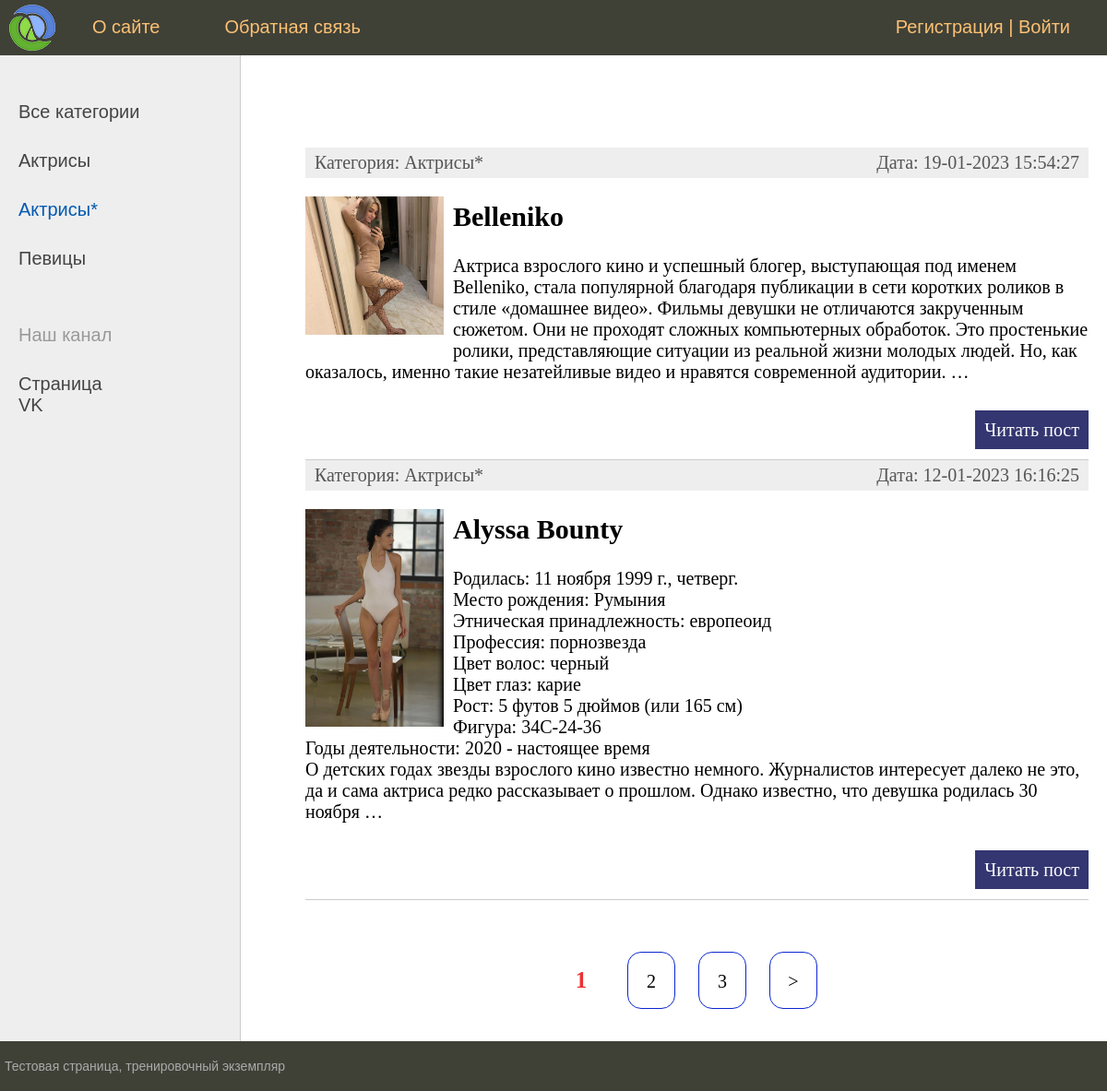
The app's page /category/aktrisy-2/, older data.
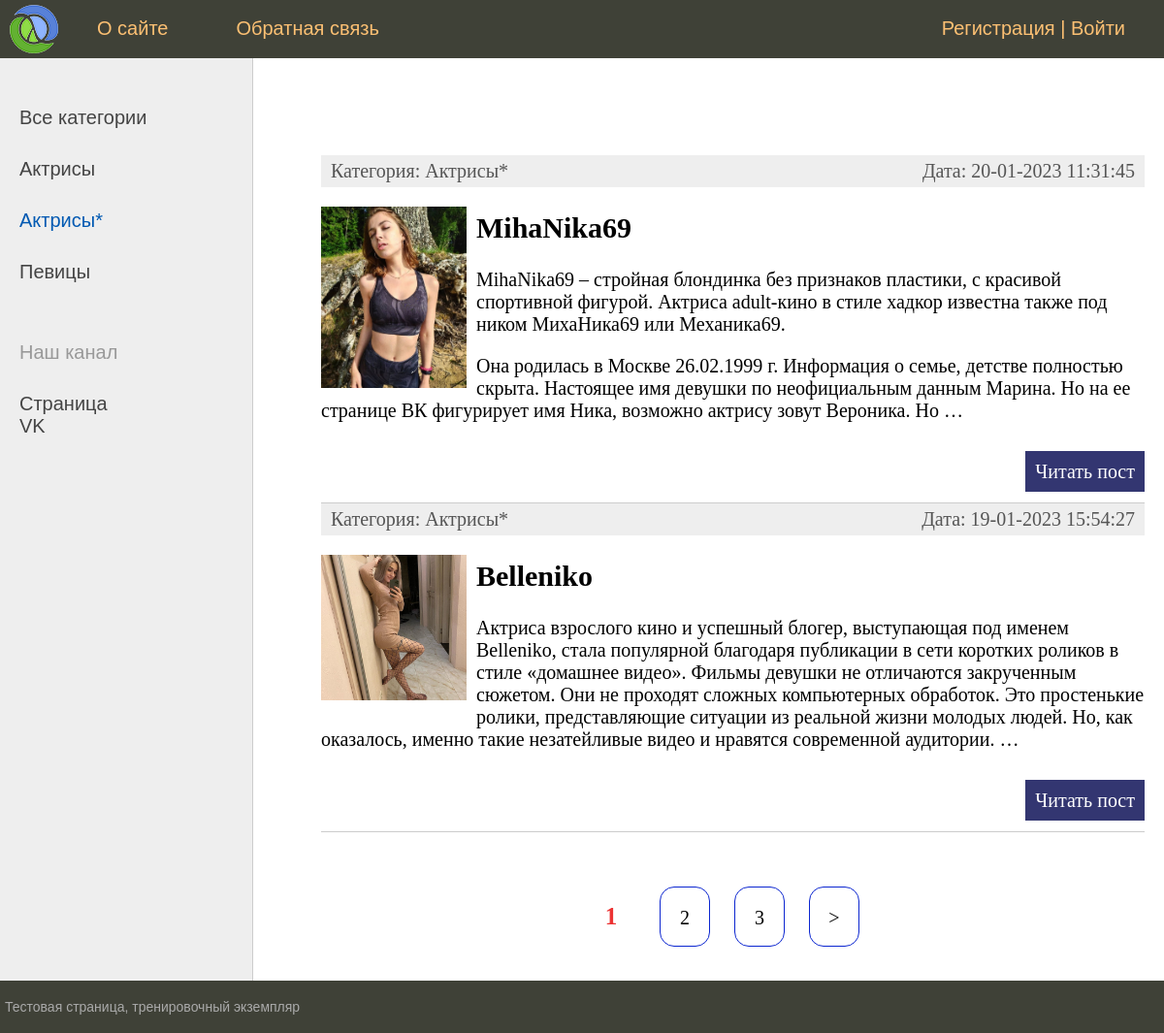
The same page, newer data.
### women/models.py (models this page shows, shortened)
class Category(models.Model):
    name = models.CharField(max_length=100, db_index=True, verbose_name='Категория')
    slug = models.CharField(max_length=255, null=True, db_index=True, verbose_name='URL')
    def __str__(self):
        return self.name
    def get_absolute_url(self):
        return reverse('category', kwargs={'cat_slug': self.slug})
    class Meta:
        verbose_name = 'Категории'
        verbose_name_plural = 'Категории'
        ordering = ['id', 'name']

class Women(models.Model):
    title = models.CharField(max_length=255, verbose_name='Заголовок')
    slug = models.SlugField(max_length=255, unique=True, null=True, db_index=True, verbose_name='URL')
    text = models.TextField(blank=True, verbose_name='Описание')
    photo = models.ImageField(upload_to="photos/%Y/%m/%d", verbose_name='Фото')
    time_create = models.DateTimeField(auto_now_add=True, verbose_name='Время создания')
    time_update = models.DateTimeField(auto_now=True, verbose_name='Время обновления')
    is_published = models.BooleanField(default=True, verbose_name='Опубликованность')
    cat = models.ForeignKey('Category', on_delete=models.PROTECT, null=True, verbose_name='Категория')
    def get_absolute_url(self):
        return reverse('post', kwargs={'post_slug': self.slug})
    class Meta:
        verbose_name = 'Известные женщины'
        verbose_name_plural = 'Известные женщины'
        ordering = ['time_create', 'title']

### women/views.py (the view)
# urls.py: path('category/<slug:cat_slug>/', WomenCategory.as_view(), name='category'),  # http://127.0.0.1:8000/about/
class WomenCategory(DataMixin, ListView):
    model = Women
    template_name = 'women/index.html'
    context_object_name = 'posts'
    allow_empty = False
    def get_queryset(self):
        return Women.objects.filter(cat__slug=self.kwargs['cat_slug'], is_published=True).order_by(
            '-time_update').select_related('cat')
    def get_context_data(self, *, object_list=None, **kwargs):
        context = super().get_context_data(**kwargs)
        c = Category.objects.get(slug=self.kwargs['cat_slug'])
        c_def = self.get_user_context(title='Категория - ' + str(c.name), cat_selected=c.pk)
        context.update(c_def)
        return context

### women/utils.py (called while the page is built)
    def get_user_context(self, **kwargs):
        menu_user = menu.copy()
        context = kwargs
        cats = Category.objects.annotate(total=Count('women')).filter(total__gt=0, women__is_published=True)
        if not self.request.user.is_authenticated:
            menu_user.pop(1)
        context['menu'] = menu_user
        context['cats'] = cats
        if 'cat_selected' not in context:
            context['cat_selected'] = 0
        return context

### women/templates/women/index.html (shortened to what this page needs)
{% extends 'women/base.html' %}
{% block content %}
<ul class="list-articles">
	{% for p in posts %}
	<li><div class="article-panel" >
		<p class="first">Категория: {{p.cat}}</p>
		<p class="last">Дата: {{p.time_update|date:"d-m-Y H:i:s"}}</p>
	</div>
		{% if p.photo %}
		<p> <img class="img-article-left thumb" src="{{ p.photo.url }}"> </p>
		{% endif %}
			<h2>{{p.title}}</h2>
			<p> {{p.text|linebreaks|truncatewords:55}} </p>
			<p class="link-read-post"><a href="{{ p.get_absolute_url }}">Читать пост</a></p>
			</li>
	{% endfor %}
</ul>
{% endblock %}

### women/templates/women/base.html (shortened to what this page needs)
{% load static %}
{% load women_tags %}
<!DOCTYPE html>
<html>
<head>
    <link type="text/css" href="{% static 'women/css/styles.css' %}" rel="stylesheet"/>
</head>
<body>
<table class="table-page" border=0 cellpadding="0" cellspacing="0">
<tr><td valign=top>
{% block mainmenu %}
<div class="header">
   <ul id="mainmenu" class="mainmenu">
       <li class="logo"><a href="{% url 'home' %}"><div class="logo"></div></a></li>
            {% for m in menu %}
                <li><a href="{% url m.url_name %}">{{m.title}}</a></li>
            {% endfor %}
       {% if request.user.is_authenticated %}
            <li class="last"> {{ user.username}} | <a href="{% url 'logout' %}">Выйти</a> </li>
       {% else %}
            <li class="last"> <a href="{% url 'register' %}">Регистрация</a> | <a href="{% url 'login' %}">Войти</a> </li>
       {% endif %}
   </ul>
</div>
{% endblock mainmenu %}
<table class="table-content" border=0 cellpadding="0" cellspacing="0">
<tr>
    <td valign="top" class="left-chapters">
        <ul id="leftchapters">
            {% if cat_selected == 0 %}
                <li class="selected">Все категории</li>
            {% else %}
                <li><a href="{% url 'home' %}">Все категории</li>
            {% endif %}
            {% for c in cats %}
                {% if c.pk == cat_selected %}
                    <li class="selected">{{c.name}}</li>
                {% else %}
                    <li><a href="{{ c.get_absolute_url }}"> {{c.name}}</a></li>
                {% endif %}
            {% endfor %}
            <li class="share">
            <p>Наш канал</p>
            <a href="https://vk.com/al_feed.php" target="_blank" rel="nofollow">Cтраница VK</a>
             </li>
        </ul>
    </td>
<td valign="top" class="content">
    <div class="content-text">
    {% block content %}
    {% endblock %}
        {% if page_obj.has_other_pages %}
            <nav class="list-pages">
            <ul>
            {% for p in paginator.page_range %}
                {% if page_obj.number == p %}
                    <li class="page-num page-num-selected"> <h4>{{ p }}</h4> </li>
                {% elif p >= page_obj.number|add:-2 and   p <= page_obj.number|add:+2 %}
                    <li class="page-num">  <a href="?page={{ p }}">{{ p }}</a> </li>
                {% endif %}
            {% endfor %}
            {% if page_obj.has_next %}
                <li class="page-num"><a href="?page={{ page_obj.next_page_number }}">&gt;</a>
            {% endif %}
            </ul>
            </nav>
        {% endif %}
	</div>
</td></tr></table>
</td></tr>
<tr><td valign=top>
    <div id="footer"><p> Тестовая страница, тренировочный экземпляр</p></div>
</td></tr></table>
</body>
</html>

### women/static/women/css/styles.css (style rules this page uses)
html, body { font-family: 'Arial'; margin: 0; padding: 0; height: 100%; width: 100%; color: #444; }
a { color: #0059b2; text-decoration: none; }
img { max-width: 800px; height: auto; }
img.img-article-left { max-width: 450px; height: auto; float: left; padding: 0 10px 10px 0; }
img.img-article-left.thumb { max-width: 150px; height: auto; }
p.link-read-post { text-align: right; }
p.link-read-post a { padding: 10px; min-width: 100px; background: #333671; color: #fff; text-decoration: none; }
div.article-panel { background: #eee; padding: 5px 10px 5px 10px; box-sizing: border-box; overflow: hidden; color: #555; }
div.article-panel p.first { margin: 0; float: left; }
div.article-panel p.last { margin: 0; float: right; }
ul.list-articles { list-style: none; margin: 0; padding: 0; }
ul.list-articles li { border-bottom: 1px solid #ccc; }
.table-page { width: 100%; height: 100%; vertical-align: top; }
.table-page tr { height: 100%; }
.header { background: #3F4137; height: 60px; }
.logo { background: url('../images/logo.png') no-repeat 10px 5px; width: 70px; height: 60px; }
ul.mainmenu { list-style: none; margin: 0; padding: 0; height: 60px; color: #fdc073; font-size: 20px; overflow: hidden; }
ul.mainmenu li { float: left; margin: 18px 40px 0 30px; }
ul.mainmenu li.logo { margin: 0; }
ul.mainmenu li.last { float: right; }
ul.mainmenu li a { color: #fdc073; text-decoration: none; }
.table-content { width: 100%; min-height: 100%; height: 100%; }
.left-chapters { margin: 0; background: #eee; border-right: 1px solid #ccc; min-height: 100%; }
.left-chapters ul { width: 230px; min-height: 100%; margin: 0; padding: 20px 10px 10px 20px; list-style: none; font-size: 20px; }
.left-chapters ul li { margin: 30px 0 0 0; color: #999; }
.left-chapters ul li.selected { color: #0059b2; }
.left-chapters ul li a { color: #444; text-decoration: none; }
.left-chapters ul li.share { margin: 60px 0 0 0; }
.left-chapters ul li.share p { margin: 30px 0 30px 0; }
.left-chapters ul li.share a { display: inline-block; width: 40px; height: 40px; margin: 0 20px 0 0; }
.content { padding: 40px 20px 20px 40px; width: 100%; box-sizing: border-box; }
.content-text { margin: 60px 0 0 30px; color: #000; font-size: 20px; font-family: Yandex Sans Display Light; }
#footer { box-sizing: border-box; background: #3F4137; padding: 5px; color: #aaa; font-size: 14px; font-family: Verdana, Geneva, Arial, Helvetica; text-align: left; overflow: hidden; }
.list-pages { text-align: center; margin: 0 0 15px 0; }
.list-pages ul { margin: 20px 0 0 0; padding: 0; list-style: none; }
.list-pages ul li { display: inline-block; margin: 0 20px 0 0; }
.list-pages a { color: #000; font-size: 20px; text-decoration: none; }
.list-pages .page-num, .page-num-selected { display: inline-block; width: 50px; height: 40px; padding: 20px 0 0 0; border: 1px solid #0c26d0; border-radius: 15px; }
.list-pages .page-num-selected { border: none; color: #ec3333; font-size: 25px; }

Row changes from the older to the newer data that the page shows:
no longer on this page (row unchanged): Women: cat "Актрисы*", time_update "12-01-2023 16:16:25", photo (picture), title "Alyssa Bounty", text "Родилась: 11 ноября 1999 г., четверг. Место рождения: Румыния Этническая принадлежность: европеоид Профессия: порнозвезда Цвет волос: черный Цвет глаз: карие Рост: 5 футов 5 дюймов (или 165 см) Фигура: 34C-24-36 Годы деятельности: 2020 - настоящее время О детских годах звезды взрослого кино известно немного. Журналистов интересует далеко не это, да и сама актриса редко рассказывает о прошлом. Однако известно, что девушка родилась 30 ноября …"
added Women: cat "Актрисы*", time_update "20-01-2023 11:31:45", photo (picture), title "MihaNika69", text "MihaNika69 – стройная блондинка без признаков пластики, с красивой спортивной фигурой. Актриса adult-кино в стиле хадкор известна также под ником МихаНика69 или Механика69. Она родилась в Москве 26.02.1999 г. Информация о семье, детстве полностью скрыта. Настоящее имя девушки по неофициальным данным Марина. Но на ее странице ВК фигурирует имя Ника, возможно актрису зовут Вероника. Но …"
